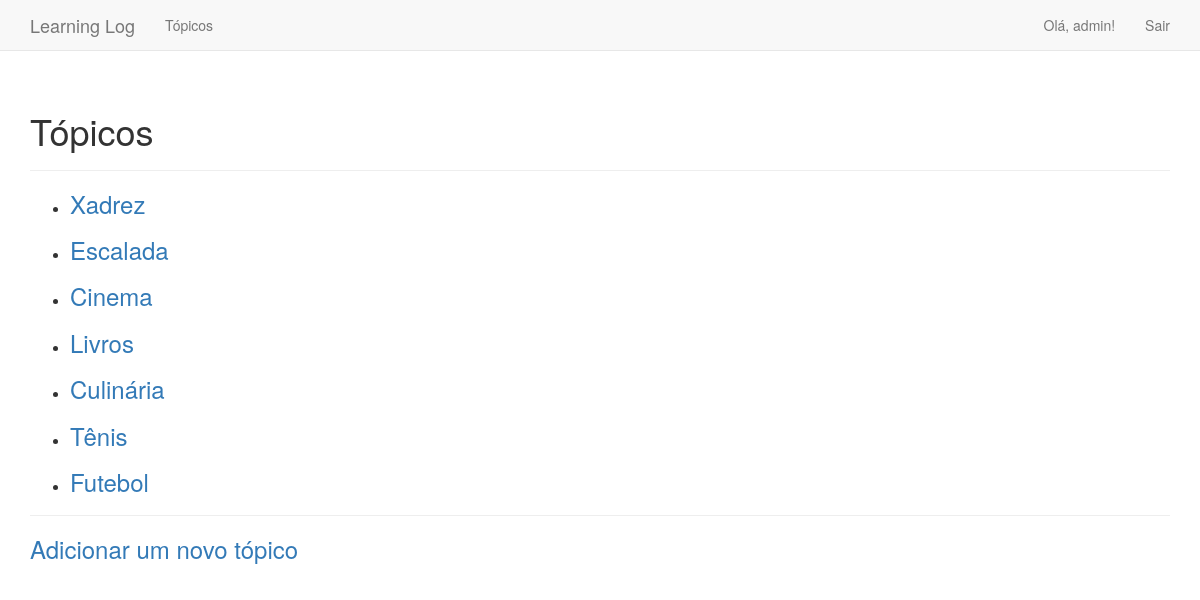
The app's page /topics/ (signed in) with its own data.
### learning_logs/models.py (models this page shows)
class Topic(models.Model):
    text = models.CharField(max_length=200)
    date_added = models.DateTimeField(auto_now_add=True)
    owner = models.ForeignKey(User, on_delete=models.CASCADE)
    def __str__(self):
        return self.text

### learning_logs/views.py (the view)
# urls.py: url(r'^topics/$', views.topics, name='topics'),
@login_required
def topics(request):
    topics = Topic.objects.filter(owner=request.user).order_by('date_added')
    context = {'topics': topics}
    return render(request, 'learning_logs/topics.html', context)

### learning_logs/templates/learning_logs/topics.html (shortened to what this page needs)
{% extends "learning_logs/base.html" %}
    {% block header %}
        <h1>Tópicos</h1>
    {% endblock header %}
    {% block content %}
        <ul>
            {% for topic in topics %}
                <li>
                    <h3>
                        <a href="{% url 'learning_logs:topic' topic.id %}">{{ topic }}</a>
                    </h3>
                </li>
            {% empty %}
                <li>Ainda não foi adicionado nenhum tópico...</li>
            {% endfor %}
        </ul>
        <hr>
        <h3><a href="{% url 'learning_logs:new_topic' %}">Adicionar um novo tópico</a></h3>
    {% endblock content %}

### learning_logs/templates/learning_logs/base.html (shortened to what this page needs)
{% load bootstrap3 %}
<!DOCTYPE html>
<html lang="pt-br">
<head>
    {% bootstrap_css %}
</head>
<body>
    <nav class="navbar navbar-default navbar-static-top">
        <div class="container">
            <div class="navbar-header">
                <a class="navbar-brand" href="{% url 'learning_logs:index' %}">Learning Log</a>
            </div>
            <div id="navbar" class="navbar-collapse collapse">
                <ul class="nav navbar-nav">
                    <li><a href="{% url 'learning_logs:topics' %}">Tópicos</a></li>
                </ul>
                <ul class="nav navbar-nav navbar-right">
                    {% if user.is_authenticated %}
                        <li><a>Olá, {{ user.username }}!</a></li>
                        <li><a href="{% url 'users:logout' %}">Sair</a></li>
                    {% else %}
                        <li><a href="{% url 'users:register' %}">Registre-se</a></li>
                        <li><a href="{% url 'users:login' %}">Entrar</a></li>
                    {% endif %}
                </ul>
            </div>
        </div>
    </nav>
    <div class="container">
        <div class="page-header">
            {% block header %}{% endblock header %}
        </div>
        <div>
            {% block content %}{% endblock content %}
        </div>
    </div>
</body>
</html>

### records on screen
Topic: text "Xadrez"
Topic: text "Escalada"
Topic: text "Cinema"
Topic: text "Livros"
Topic: text "Culinária"
Topic: text "Tênis"
Topic: text "Futebol"

### other values on screen
{{ user.username }} "admin"
